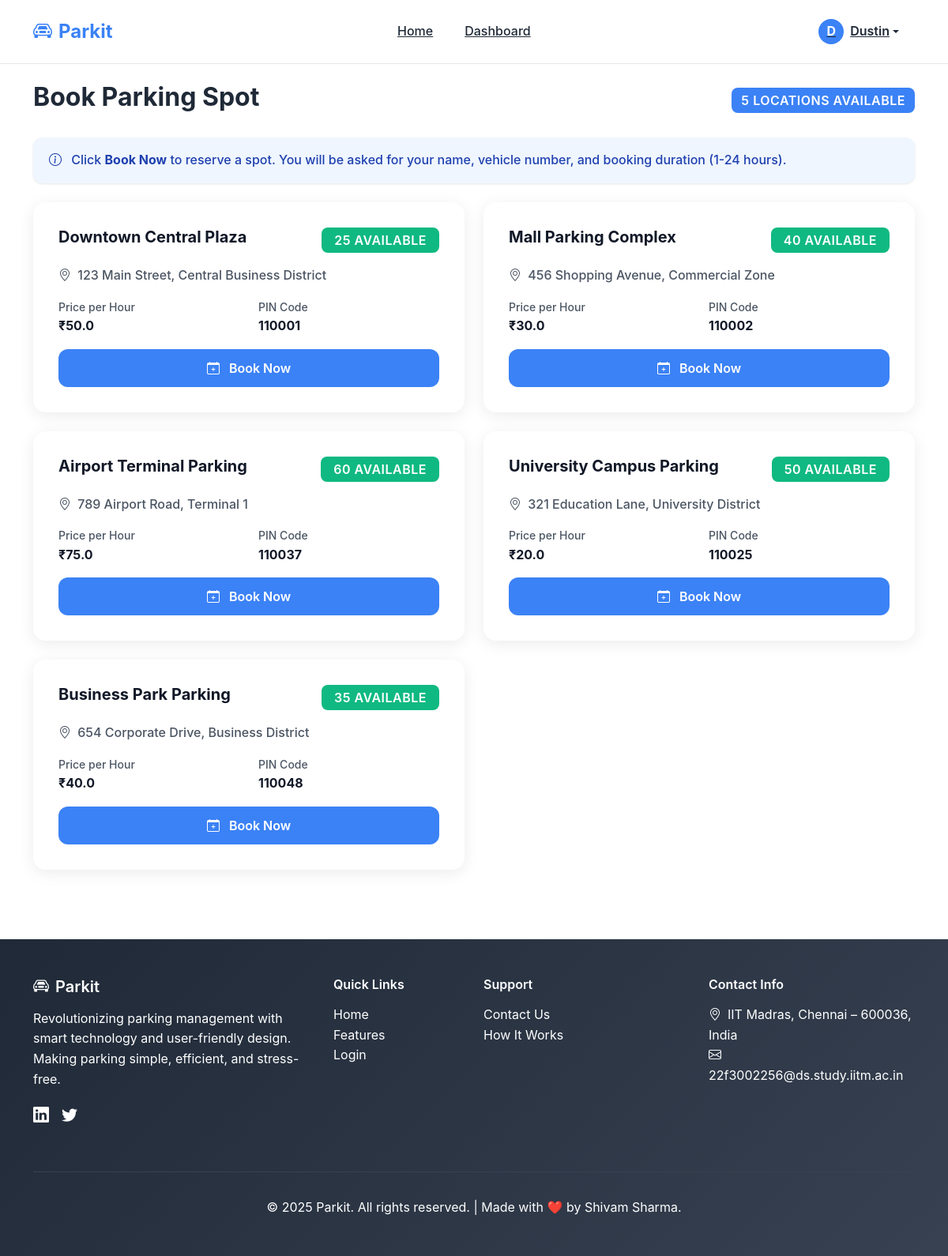
/user/booking (signed in), run on the app's committed database.
### models.py (models this page shows, shortened)
class User(db.Model, UserMixin):
    __tablename__ = 'users'
    id = db.Column(db.Integer, primary_key=True)
    name = db.Column(db.String(100), nullable=False)
    email = db.Column(db.String(120), unique=True, nullable=False)
    password_hash = db.Column(db.String(255), nullable=False)
    role = db.Column(db.String(20), default='user')
    created_at = db.Column(db.DateTime, default=get_ist_now)
    reservations = db.relationship('Reservation', backref='user', lazy=True, cascade='all, delete-orphan')
    @staticmethod
    def get(user_id):
        return User.query.get(user_id)

class ParkingLot(db.Model):
    __tablename__ = 'parking_lots'
    id = db.Column(db.Integer, primary_key=True)
    prime_location_name = db.Column(db.String(200), nullable=False)
    address = db.Column(db.String(500), nullable=False)
    pin_code = db.Column(db.String(10), nullable=False)
    price = db.Column(db.Numeric(10, 2), nullable=False)
    max_number_of_spots = db.Column(db.Integer, nullable=False)
    created_at = db.Column(db.DateTime, default=get_ist_now)
    parking_spots = db.relationship('ParkingSpot', backref='parking_lot', lazy=True, cascade='all, delete-orphan')
    reservations = db.relationship('Reservation', backref='parking_lot', lazy=True)
    @staticmethod
    def get_all():
        return ParkingLot.query.order_by(ParkingLot.created_at.desc()).all()
    @staticmethod
    def delete(lot_id):
        """Delete parking lot if no active reservations"""
        try:
            parking_lot = ParkingLot.query.get(lot_id)
            if not parking_lot:
                return False
            active_reservations = Reservation.query.filter_by(
                lot_id=lot_id,
                status='active'
            ).count()
            if active_reservations > 0:
                return False
            db.session.delete(parking_lot)
            db.session.commit()
            return True
        except Exception as e:
            print(f"Error deleting parking lot: {e}")
            db.session.rollback()
            return False

### app.py (the view)
@app.route('/user/booking')
@login_required
def user_booking():
    if current_user.role == 'admin':
        return redirect(url_for('admin_dashboard'))
    try:
        active_reservation = Reservation.get_active_by_user(current_user.id)
        if active_reservation:
            flash('You already have an active parking reservation', 'info')
            return redirect(url_for('user_current'))
    except Exception as e:
        print(f"Error checking active reservation: {e}")
        active_reservation = None
    try:
        lots = ParkingLot.get_all()
        if not lots:
            flash('No parking lots available. Please contact administrator.', 'error')
            return redirect(url_for('user_dashboard'))
    except Exception as e:
        print(f"Error getting parking lots: {e}")
        flash('Error loading parking lots. Please try again.', 'error')
        return redirect(url_for('user_dashboard'))
    lots_with_stats = []
    for lot in lots:
        try:
            stats = ParkingSpot.get_lot_stats(lot.id)
            lot.price = float(lot.price) if lot.price else 0.0
            lots_with_stats.append({
                'lot': lot,
                'stats': stats
            })
        except Exception as e:
            print(f"Error processing lot {getattr(lot, 'id', 'unknown')}: {e}")
            import traceback
            traceback.print_exc()
            continue
    if not lots_with_stats:
        flash('No parking lots with available spots found. Please try again later.', 'error')
        return redirect(url_for('user_dashboard'))
    return render_template('user/booking.html', lots_with_stats=lots_with_stats)

### templates/user/booking.html (shortened to what this page needs)
{% extends "base.html" %}
{% block content %}
<div class="container py-4">
    <div class="d-flex justify-content-between align-items-center mb-4">
        <h2 class="fw-bold">Book Parking Spot</h2>
        <span class="badge bg-primary fs-6">{{ lots_with_stats|length }} locations available</span>
    </div>
    <div class="alert alert-info mb-4 shadow-sm">
        <i class="bi bi-info-circle me-2"></i>
        Click <b>Book Now</b> to reserve a spot. You will be asked for your name, vehicle number, and booking duration (1-24 hours).
    </div>
    <div class="row g-4">
        {% for item in lots_with_stats %}
        {% if item and item.lot and item.stats %}
        <div class="col-lg-6">
            <div class="card h-100 shadow border-0 fade-in-up {% if (item.stats.available or 0) == 0 %}border-danger{% elif (item.stats.available or 0) <= 5 %}border-warning{% else %}border-success{% endif %}">
                <div class="card-body">
                    <div class="d-flex justify-content-between align-items-start mb-3">
                        <h5 class="card-title mb-0 text-primary">{{ item.lot.prime_location_name or 'Unknown Location' }}</h5>
                        <span class="badge {% if (item.stats.available or 0) == 0 %}bg-danger{% elif (item.stats.available or 0) <= 5 %}bg-warning text-dark{% else %}bg-success{% endif %} fs-6 px-3 py-2">
                            {{ item.stats.available or 0 }} available
                        </span>
                    </div>
                    <p class="text-muted mb-3"><i class="bi bi-geo-alt me-1"></i> {{ item.lot.address or 'Address not available' }}</p>
                    <div class="row mb-3">
                        <div class="col-6">
                            <small class="text-muted d-block">Price per Hour</small>
                            <span class="fw-bold text-primary">₹{{ (item.lot.price or 0)|float }}</span>
                        </div>
                        <div class="col-6">
                            <small class="text-muted d-block">PIN Code</small>
                            <span class="fw-bold">{{ item.lot.pin_code or 'N/A' }}</span>
                        </div>
                    </div>
                    <div class="d-grid gap-2 mt-3">
                        {% if (item.stats.available or 0) > 0 %}
                        <a href="{{ url_for('book_parking', lot_id=item.lot.id) }}" class="btn btn-primary btn-lg">
                            <i class="bi bi-calendar-plus me-1"></i> Book Now
                        </a>
                        {% else %}
                        <button class="btn btn-danger btn-lg" disabled>
                            <i class="bi bi-x-circle me-1"></i> Fully Occupied
                        </button>
                        {% endif %}
                    </div>
                </div>
            </div>
        </div>
        {% endif %}
        {% endfor %}
    </div>
</div>
{% endblock %}

### templates/base.html (shortened to what this page needs)
<!DOCTYPE html>
<html lang="en">
<head>
    <link href="https://cdn.jsdelivr.net/npm/bootstrap@5.3.0/dist/css/bootstrap.min.css" rel="stylesheet" />
    <link rel="stylesheet" href="https://cdn.jsdelivr.net/npm/bootstrap-icons@1.10.0/font/bootstrap-icons.css" />
    <link rel="stylesheet" href="{{ url_for('static', filename='css/style.css') }}" />
</head>
<body>
    <nav class="navbar navbar-expand-lg fixed-top">
        <div class="container">
            <a class="navbar-brand" href="{{ url_for('index') }}">
                <i class="bi bi-car-front me-2"></i>Parkit
            </a>
            <div class="collapse navbar-collapse" id="navbarNav">
                <ul class="navbar-nav mx-auto">
                    <li class="nav-item">
                        <a class="navbar-nav-link" href="{{ url_for('index') }}">Home</a>
                    </li>
                    {% if not current_user.is_authenticated %}
                        <li class="nav-item">
                            <a class="navbar-nav-link" href="#features">Features</a>
                        </li>
                        <li class="nav-item">
                            <a class="navbar-nav-link" href="#how-it-works">How It Works</a>
                        </li>
                    {% else %}
                        {% if current_user.role == 'admin' %}
                            <li class="nav-item">
                                <a class="navbar-nav-link" href="{{ url_for('admin_dashboard') }}">Dashboard</a>
                            </li>
                        {% else %}
                            <li class="nav-item">
                                <a class="navbar-nav-link" href="{{ url_for('user_dashboard') }}">Dashboard</a>
                            </li>
                        {% endif %}
                    {% endif %}
                </ul>
                <ul class="navbar-nav align-items-center">
                    {% if current_user.is_authenticated %}
                        <li class="nav-item dropdown">
                            <a class="navbar-nav-link dropdown-toggle d-flex align-items-center" href="#" id="userDropdown"
                                role="button" data-bs-toggle="dropdown" aria-expanded="false">
                                <div class="user-avatar bg-primary text-white rounded-circle d-flex align-items-center justify-content-center me-2" style="width: 32px; height: 32px;">
                                    <span class="fw-bold text-uppercase">{{ current_user.name[0] }}</span>
                                </div>
                                <span class="fw-semibold">{{ current_user.name }}</span>
                            </a>
                        </li>
                    {% endif %}
                </ul>
            </div>
        </div>
    </nav>
    <main style="margin-top: 80px; min-height: calc(100vh - 80px - 300px);">
        {% block content %}{% endblock %}
    </main>
    <footer class="footer">
        <div class="container">
            <div class="row">
                <div class="col-lg-4 col-md-6 mb-4">
                    <h5><i class="bi bi-car-front me-2"></i>Parkit</h5>
                    <p>Revolutionizing parking management with smart technology and user-friendly design. Making parking simple, efficient, and stress-free.</p>
                    <div class="d-flex gap-3">
                         <a href="#" class="text-white"><i class="bi bi-linkedin fs-5"></i></a>
                        <a href="#" class="text-white"><i class="bi bi-twitter fs-5"></i></a>
                    </div>
                </div>
                <div class="col-lg-2 col-md-6 mb-4">
                    <h6>Quick Links</h6>
                    <ul class="list-unstyled">
                        <li><a href="{{ url_for('index') }}">Home</a></li>
                        <li><a href="#features">Features</a></li>
                        <li><a href="{{ url_for('login') }}">Login</a></li>
                    </ul>
                </div>
                <div class="col-lg-3 col-md-6 mb-4">
                    <h6>Support</h6>
                    <ul class="list-unstyled">
                        <li><a href="#">Contact Us</a></li>
                        <li><a href="#how-it-works">How It Works</a></li>
                    </ul>
                </div>
                <div class="col-lg-3 col-md-6 mb-4">
                    <h6>Contact Info</h6>
                    <ul class="list-unstyled">
                        <li><i class="bi bi-geo-alt me-2"></i>IIT Madras, Chennai – 600036, India</li>
                        <li><i class="bi bi-envelope me-2"></i>22f3002256@ds.study.iitm.ac.in</li>
                    </ul>
                </div>
            </div>
            <div class="footer-bottom">
                <p>&copy; 2025 Parkit. All rights reserved. | Made with ❤️ by Shivam Sharma.</p>
            </div>
        </div>
    </footer>
</body>
</html>

### data on the page
User: name "D", name "Dustin"
ParkingLot: lot "Downtown Central Plaza", lot "123 Main Street, Central Business District", price "50.0", lot "110001"
ParkingLot: lot "Mall Parking Complex", lot "456 Shopping Avenue, Commercial Zone", price "30.0", lot "110002"
ParkingLot: lot "Airport Terminal Parking", lot "789 Airport Road, Terminal 1", price "75.0", lot "110037"
ParkingLot: lot "University Campus Parking", lot "321 Education Lane, University District", price "20.0", lot "110025"
ParkingLot: lot "Business Park Parking", lot "654 Corporate Drive, Business District", price "40.0", lot "110048"

### other printed values
{{ lots_with_stats|length }} "5"
{{ item.stats.available or 0 }} "25" "40" "60" "50" "35"
